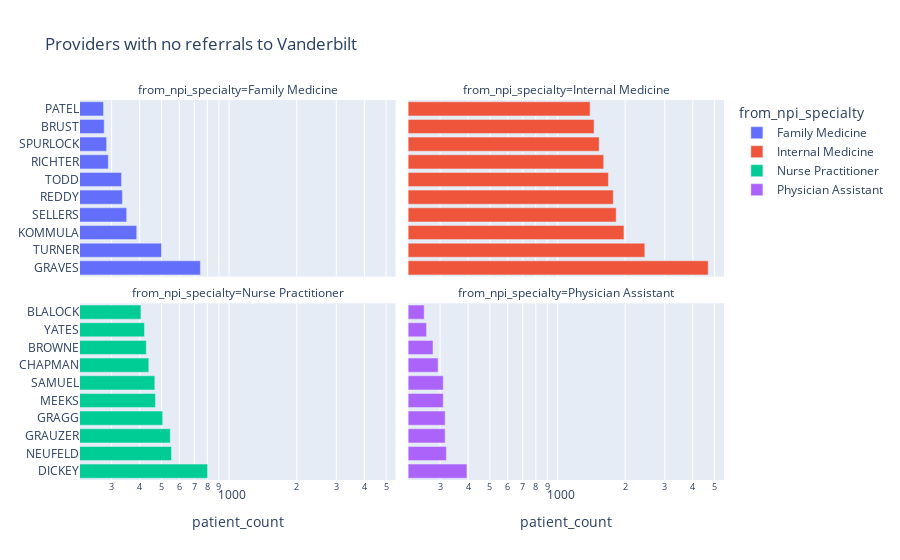

The notebook cell saved with this chart:
### Code cell
fig = px.bar(df2[df2['from_npi_specialty'].isin(['Internal Medicine','Family Medicine','Nurse Practitioner',
                                                'Physician Assistant'])],
                 y='from_lname', x='patient_count',
             color = 'from_npi_specialty', 
             facet_col = 'from_npi_specialty',
             facet_col_wrap=2,
             title = 'Providers with no referrals to Vanderbilt',
             #height = 1200,
             log_x=True
            )
fig.update_yaxes(matches=None, title = None)


fig.show()

### Figure 1 — Plotly figure (JSON) as saved in the notebook; plotly's stock layout.template omitted (floating-point values rounded to 4 significant figures)
{"data": [{"alignmentgroup": "True", "hovertemplate": "from_npi_specialty=Family Medicine<br>patient_count=%{x}<br>from_lname=%{y}<extra></extra>", "legendgroup": "Family Medicine", "marker": {"color": "#636efa"}, "name": "Family Medicine", "offsetgroup": "Family Medicine", "orientation": "h", "showlegend": true, "textposition": "auto", "type": "bar", "x": [745, 500, 388, 350, 335, 332, 290, 285, 278, 276], "xaxis": "x3", "y": ["GRAVES", "TURNER", "KOMMULA", "SELLERS", "REDDY", "TODD", "RICHTER", "SPURLOCK", "BRUST", "PATEL"], "yaxis": "y3"}, {"alignmentgroup": "True", "hovertemplate": "from_npi_specialty=Internal Medicine<br>patient_count=%{x}<br>from_lname=%{y}<extra></extra>", "legendgroup": "Internal Medicine", "marker": {"color": "#EF553B"}, "name": "Internal Medicine", "offsetgroup": "Internal Medicine", "orientation": "h", "showlegend": true, "textposition": "auto", "type": "bar", "x": [4685, 2446, 1975, 1824, 1770, 1685, 1605, 1532, 1454, 1396], "xaxis": "x4", "y": ["RIDDICK", "WHEATLEY", "DICKERSON", "KAZA", "KETCH", "GRAVES", "LONG", "HUNEYCUTT", "GIBSON", "PATEL"], "yaxis": "y4"}, {"alignmentgroup": "True", "hovertemplate": "from_npi_specialty=Nurse Practitioner<br>patient_count=%{x}<br>from_lname=%{y}<extra></extra>", "legendgroup": "Nurse Practitioner", "marker": {"color": "#00cc96"}, "name": "Nurse Practitioner", "offsetgroup": "Nurse Practitioner", "orientation": "h", "showlegend": true, "textposition": "auto", "type": "bar", "x": [802, 554, 547, 506, 470, 467, 439, 428, 420, 405], "xaxis": "x", "y": ["DICKEY", "NEUFELD", "GRAUZER", "GRAGG", "MEEKS", "SAMUEL", "CHAPMAN", "BROWNE", "YATES", "BLALOCK"], "yaxis": "y"}, {"alignmentgroup": "True", "hovertemplate": "from_npi_specialty=Physician Assistant<br>patient_count=%{x}<br>from_lname=%{y}<extra></extra>", "legendgroup": "Physician Assistant", "marker": {"color": "#ab63fa"}, "name": "Physician Assistant", "offsetgroup": "Physician Assistant", "orientation": "h", "showlegend": true, "textposition": "auto", "type": "bar", "x": [395, 320, 316, 316, 310, 310, 294, 279, 261, 255], "xaxis": "x2", "y": ["HORST", "NASH", "EVERAGE", "DURHAM", "ADAMS", "HARRIS", "ROSE", "PETERSON", "MOORE", "BAKOS"], "yaxis": "y2"}], "layout": {"annotations": [{"font": {}, "showarrow": false, "text": "from_npi_specialty=Nurse Practitioner", "x": 0.245, "xanchor": "center", "xref": "paper", "y": 0.465, "yanchor": "bottom", "yref": "paper"}, {"font": {}, "showarrow": false, "text": "from_npi_specialty=Physician Assistant", "x": 0.755, "xanchor": "center", "xref": "paper", "y": 0.465, "yanchor": "bottom", "yref": "paper"}, {"font": {}, "showarrow": false, "text": "from_npi_specialty=Family Medicine", "x": 0.245, "xanchor": "center", "xref": "paper", "y": 1.0, "yanchor": "bottom", "yref": "paper"}, {"font": {}, "showarrow": false, "text": "from_npi_specialty=Internal Medicine", "x": 0.755, "xanchor": "center", "xref": "paper", "y": 1.0, "yanchor": "bottom", "yref": "paper"}], "barmode": "relative", "legend": {"title": {"text": "from_npi_specialty"}, "tracegroupgap": 0}, "title": {"text": "Providers with no referrals to Vanderbilt"}, "xaxis": {"anchor": "y", "domain": [0, 0.49], "title": {"text": "patient_count"}, "type": "log"}, "xaxis2": {"anchor": "y2", "domain": [0.51, 1], "matches": "x", "title": {"text": "patient_count"}, "type": "log"}, "xaxis3": {"anchor": "y3", "domain": [0, 0.49], "matches": "x", "showticklabels": false, "type": "log"}, "xaxis4": {"anchor": "y4", "domain": [0.51, 1], "matches": "x", "showticklabels": false, "type": "log"}, "yaxis": {"anchor": "x", "domain": [0, 0.465], "title": {}}, "yaxis2": {"anchor": "x2", "domain": [0, 0.465], "showticklabels": false, "title": {}}, "yaxis3": {"anchor": "x3", "domain": [0.535, 1.0], "title": {}}, "yaxis4": {"anchor": "x4", "domain": [0.535, 1.0], "showticklabels": false, "title": {}}}}
